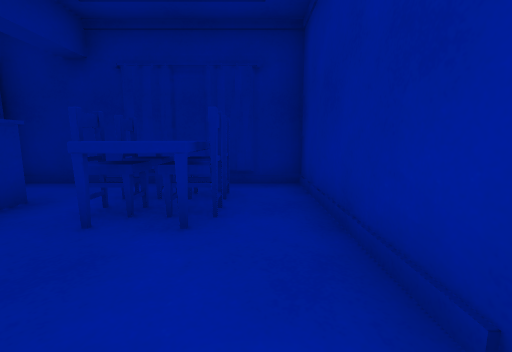
View 1 (above)

12 first-person views from a walk through a Unity game level. The camera is 1.2 m above the floor, tilts 8° down and sees 90° across. The floor is counted in squares, 1 m on a side. Each view is taken from the middle of a square. On the plan, view 1 faces up. The plan holds only what a view shows up to about 12 squares ahead; the rest is blank. The place goes on beyond the plan. The player is left out. Some animated figures are not drawn. Door leaves are left out, so doorways stand open. Some surface patterns are stand-ins.

View 2
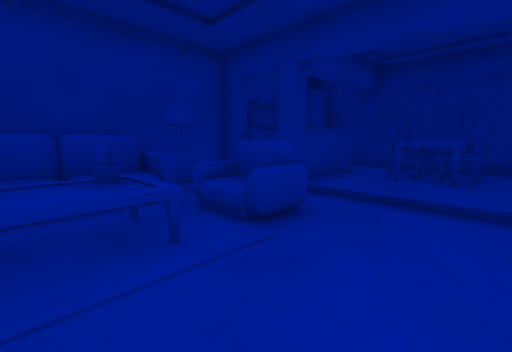

View 3
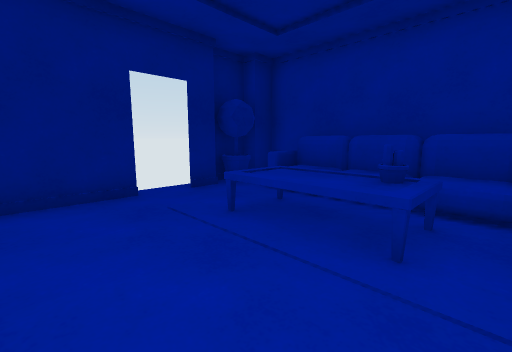

View 4
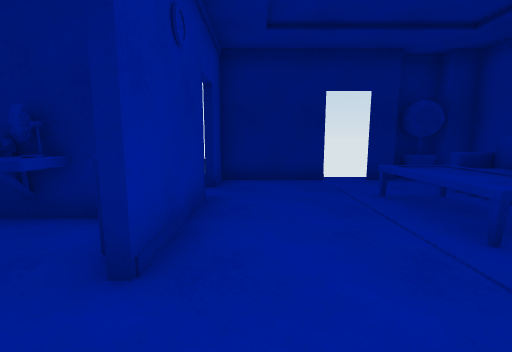

View 5
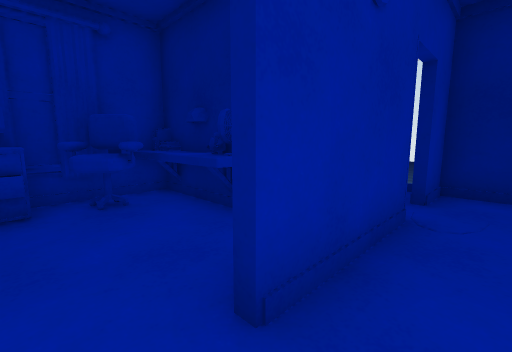

View 6
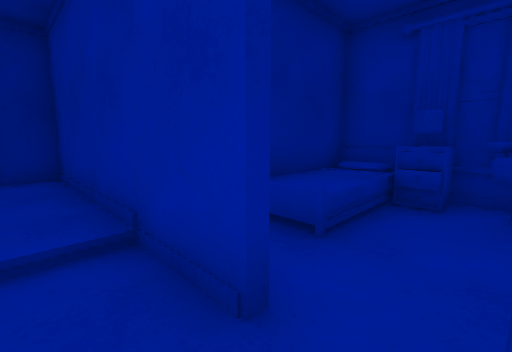

View 7
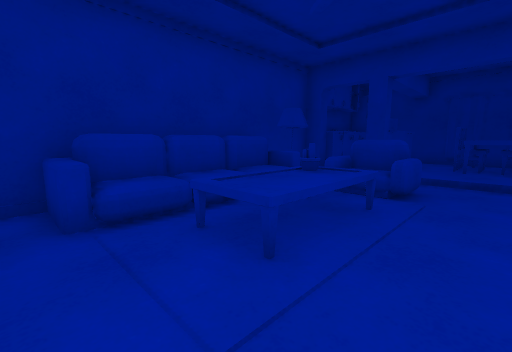

View 8
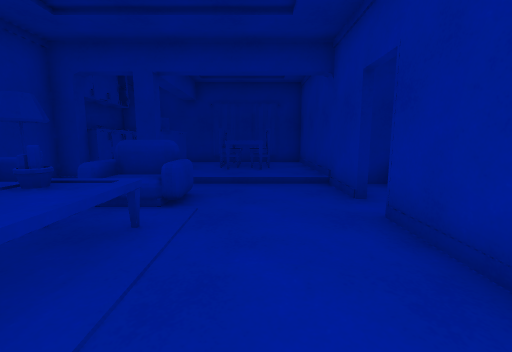

View 9
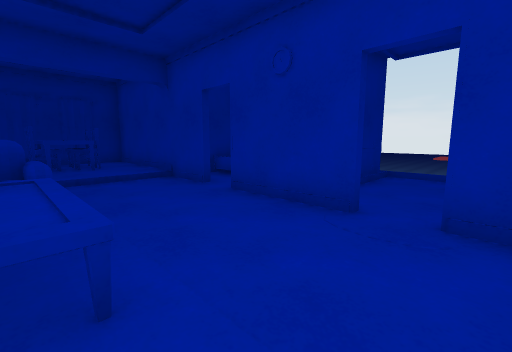

View 10
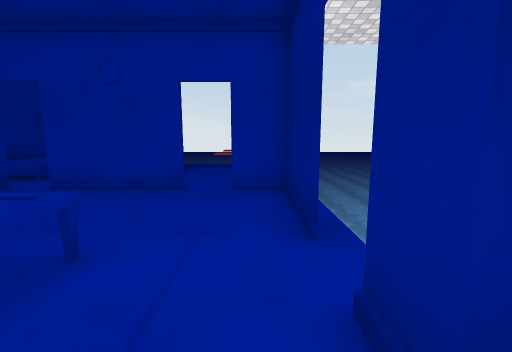

View 11
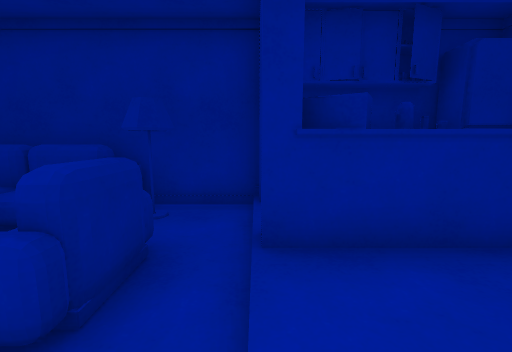

View 12
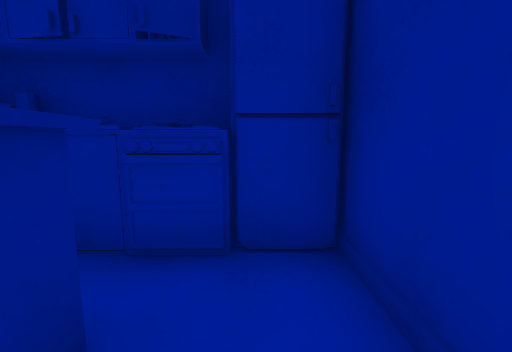

### Floor plan
Key: @ floor where view 1 was taken; # wall or solid block; x gap in a wall; . main floor; : floor 0.25 m higher than the main floor; - floor 3.25 m lower than the main floor; / step, stairs or slope; D open door; ^ raised ledge; v drop or lower ground; O other object.
Columns run from 6 left of view 1 to 6 right of it. Each row starts with its distance up from view 1.
  6 ####vv-v
  5 O:::OO:#
  4 O:^:OO:#
  3  :O:OO:#
  2 O:O::::#
  1 #/x////#v###v
  0 ..OO..@# OOO#
 -1 OOOO...##..O#
 -2 OO.....DD..O#
 -3 OOOO...OOOOO#
 -4 OOOO...##O##O
 -5 #OOO...#....v
 -6 #O..........v
 -7 .......#
 -8 ###DD##vv

Where each view was taken, in squares from view 1:
view 1: 0 up, 0 right, facing up
view 2: 4 down, 0 right, facing up-left
view 3: 2 down, 0 right, facing down-left
view 4: 0 up, 0 right, facing down
view 5: 1 down, 0 right, facing down-right
view 6: 2 down, 0 right, facing up-right
view 7: 7 down, 1 left, facing up-left
view 8: 6 down, 1 left, facing up
view 9: 7 down, 3 left, facing up-right
view 10: 7 down, 5 left, facing right
view 11: 1 up, 1 left, facing left
view 12: 5 up, 3 left, facing left
